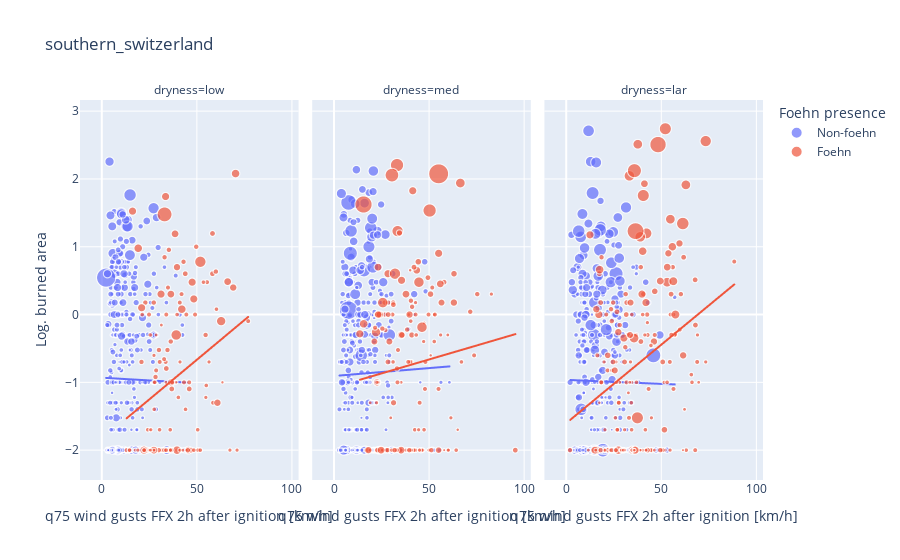
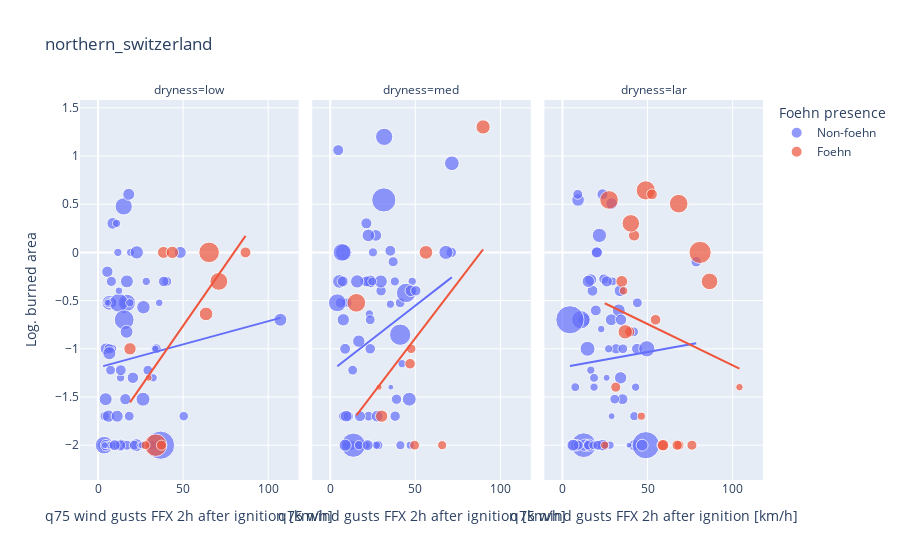

Here is the notebook cell these charts were saved with, in order:
### Code cell
# Loop over all regions
for region in ["southern_switzerland", "northern_switzerland"]:
    df_region = pd.DataFrame()
    for station in regions[region]:

        # Filter the indice dataframe for a station
        if station == "MAG": # If station is MAG, use fire indice data from OTL instead (since they are close and no fire indice data is avaliable for MAG)
            df_indices_st = df_indices.loc[df_indices["abbreviation"]=="OTL", :].set_index("date", verify_integrity=True)
        else:
            df_indices_st = df_indices.loc[df_indices["abbreviation"]==station, :].set_index("date", verify_integrity=True)

        # Select the indice of interest (here the actual FWI). Shift by one day to look at the ignition conditions the day before.
        df_indices_st["FWI_day_before"] = df_indices_st["FWI"].shift(periods=1, freq="D")

        # Filter fires for station of interest.
        df_fires_st = df_fires.loc[df_fires["abbreviation"]==station, :].set_index("date")

        # Join fire data and indice data
        df_st = df_fires_st.join(df_indices_st["FWI_day_before"], how="inner")

        # Define ignition conditions/dryness by FWI quantiles of previous day
        df_st["dryness"] = pd.qcut(df_st["FWI_day_before"], q=3, labels=["low", "med", "lar"])
        
        df_region = pd.concat([df_region, df_st], axis=0, ignore_index=True)
    
    # Set some aliases
    hours = 2
    FFX_q = "q75"
    foehn_variable = f"foehn_minutes_during_{hours}_hours_after_start_of_fire"
    FFX_variable = f"FFX_{FFX_q}_during_{hours}_hours_after_start_of_fire"
    
    # Remove any unknown values
    df_region = df_region.dropna(subset=[foehn_variable, FFX_variable, "FWI_day_before"]).reset_index(drop=True)
    
    # Bin the foehn duration values into non-foehn and foehn
    df_region[f"{foehn_variable}_bin"] = pd.cut(df_region[foehn_variable], bins=[-0.001, 0.001, hours*60], labels=["Non-foehn", "Foehn"])

    # Look at the logarithm of the burned area
    df_region["log_burned_area"] = np.log10(df_region["total [ha]"])
    df_region["sqrt_duration_min"] = np.sqrt(df_region["duration_min"])  # Take square root for visibility
    
    # Plot figure
    fig = px.scatter(
        data_frame=df_region, x=FFX_variable, y="log_burned_area", facet_col="dryness", color=f"{foehn_variable}_bin", title=region, size="sqrt_duration_min",
        category_orders= {"dryness": ["low", "med", "lar"], f"{foehn_variable}_bin": ["Non-foehn", "Foehn"]}, 
        labels={f"{foehn_variable}_bin": "Foehn presence", FFX_variable: f"{FFX_q} wind gusts FFX 2h after ignition [km/h]", "log_burned_area": "Log. burned area", "sqrt_duration_min" : "(Size) Root of fire duration"},  
        trendline="ols",
        height=500
    )
    fig.show()

### Figure 1 — Plotly figure (JSON) as saved in the notebook; plotly's stock layout.template omitted (floating-point values rounded to 4 significant figures; data arrays with more than 128 entries replaced by an {"elided": "..."} marker saying what was removed)
{"data": [{"hovertemplate": "Foehn presence=Non-foehn<br>dryness=low<br>q75 wind gusts FFX 2h after ignition [km/h]=%{x}<br>Log. burned area=%{y}<br>(Size) Root of fire duration=%{marker.size}<extra></extra>", "legendgroup": "Non-foehn", "marker": {"color": "#636efa", "size": {"elided": "440 float values"}, "sizemode": "area", "sizeref": 0.07476, "symbol": "circle"}, "mode": "markers", "name": "Non-foehn", "showlegend": true, "type": "scattergl", "x": {"elided": "440 float values"}, "xaxis": "x", "y": {"elided": "440 float values"}, "yaxis": "y"}, {"hovertemplate": "<b>OLS trendline</b><br>log_burned_area = -0.00160907 * FFX_q75_during_2_hours_after_start_of_fire + -0.931458<br>R<sup>2</sup>=0.000130<br><br>Foehn presence=Non-foehn<br>dryness=low<br>q75 wind gusts FFX 2h after ignition [km/h]=%{x}<br>Log. burned area=%{y} <b>(trend)</b><extra></extra>", "legendgroup": "Non-foehn", "marker": {"color": "#636efa", "symbol": "circle"}, "mode": "lines", "name": "Non-foehn", "showlegend": false, "type": "scattergl", "x": {"elided": "440 float values"}, "xaxis": "x", "y": {"elided": "440 float values"}, "yaxis": "y"}, {"hovertemplate": "Foehn presence=Non-foehn<br>dryness=med<br>q75 wind gusts FFX 2h after ignition [km/h]=%{x}<br>Log. burned area=%{y}<br>(Size) Root of fire duration=%{marker.size}<extra></extra>", "legendgroup": "Non-foehn", "marker": {"color": "#636efa", "size": {"elided": "428 float values"}, "sizemode": "area", "sizeref": 0.07476, "symbol": "circle"}, "mode": "markers", "name": "Non-foehn", "showlegend": false, "type": "scattergl", "x": {"elided": "428 float values"}, "xaxis": "x2", "y": {"elided": "428 float values"}, "yaxis": "y2"}, {"hovertemplate": "<b>OLS trendline</b><br>log_burned_area = 0.00232206 * FFX_q75_during_2_hours_after_start_of_fire + -0.906332<br>R<sup>2</sup>=0.000373<br><br>Foehn presence=Non-foehn<br>dryness=med<br>q75 wind gusts FFX 2h after ignition [km/h]=%{x}<br>Log. burned area=%{y} <b>(trend)</b><extra></extra>", "legendgroup": "Non-foehn", "marker": {"color": "#636efa", "symbol": "circle"}, "mode": "lines", "name": "Non-foehn", "showlegend": false, "type": "scattergl", "x": {"elided": "428 float values"}, "xaxis": "x2", "y": {"elided": "428 float values"}, "yaxis": "y2"}, {"hovertemplate": "Foehn presence=Non-foehn<br>dryness=lar<br>q75 wind gusts FFX 2h after ignition [km/h]=%{x}<br>Log. burned area=%{y}<br>(Size) Root of fire duration=%{marker.size}<extra></extra>", "legendgroup": "Non-foehn", "marker": {"color": "#636efa", "size": {"elided": "456 float values"}, "sizemode": "area", "sizeref": 0.07476, "symbol": "circle"}, "mode": "markers", "name": "Non-foehn", "showlegend": false, "type": "scattergl", "x": {"elided": "456 float values"}, "xaxis": "x3", "y": {"elided": "456 float values"}, "yaxis": "y3"}, {"hovertemplate": "<b>OLS trendline</b><br>log_burned_area = -0.00118396 * FFX_q75_during_2_hours_after_start_of_fire + -0.962883<br>R<sup>2</sup>=0.000108<br><br>Foehn presence=Non-foehn<br>dryness=lar<br>q75 wind gusts FFX 2h after ignition [km/h]=%{x}<br>Log. burned area=%{y} <b>(trend)</b><extra></extra>", "legendgroup": "Non-foehn", "marker": {"color": "#636efa", "symbol": "circle"}, "mode": "lines", "name": "Non-foehn", "showlegend": false, "type": "scattergl", "x": {"elided": "456 float values"}, "xaxis": "x3", "y": {"elided": "456 float values"}, "yaxis": "y3"}, {"hovertemplate": "Foehn presence=Foehn<br>dryness=low<br>q75 wind gusts FFX 2h after ignition [km/h]=%{x}<br>Log. burned area=%{y}<br>(Size) Root of fire duration=%{marker.size}<extra></extra>", "legendgroup": "Foehn", "marker": {"color": "#EF553B", "size": {"elided": "140 float values"}, "sizemode": "area", "sizeref": 0.07476, "symbol": "circle"}, "mode": "markers", "name": "Foehn", "showlegend": true, "type": "scattergl", "x": {"elided": "140 float values"}, "xaxis": "x", "y": {"elided": "140 float values"}, "yaxis": "y"}, {"hovertemplate": "<b>OLS trendline</b><br>log_burned_area = 0.0233873 * FFX_q75_during_2_hours_after_start_of_fire + -1.8364<br>R<sup>2</sup>=0.077849<br><br>Foehn presence=Foehn<br>dryness=low<br>q75 wind gusts FFX 2h after ignition [km/h]=%{x}<br>Log. burned area=%{y} <b>(trend)</b><extra></extra>", "legendgroup": "Foehn", "marker": {"color": "#EF553B", "symbol": "circle"}, "mode": "lines", "name": "Foehn", "showlegend": false, "type": "scattergl", "x": {"elided": "140 float values"}, "xaxis": "x", "y": {"elided": "140 float values"}, "yaxis": "y"}, {"hovertemplate": "Foehn presence=Foehn<br>dryness=med<br>q75 wind gusts FFX 2h after ignition [km/h]=%{x}<br>Log. burned area=%{y}<br>(Size) Root of fire duration=%{marker.size}<extra></extra>", "legendgroup": "Foehn", "marker": {"color": "#EF553B", "size": {"elided": "155 float values"}, "sizemode": "area", "sizeref": 0.07476, "symbol": "circle"}, "mode": "markers", "name": "Foehn", "showlegend": false, "type": "scattergl", "x": {"elided": "155 float values"}, "xaxis": "x2", "y": {"elided": "155 float values"}, "yaxis": "y2"}, {"hovertemplate": "<b>OLS trendline</b><br>log_burned_area = 0.00822922 * FFX_q75_during_2_hours_after_start_of_fire + -1.07499<br>R<sup>2</sup>=0.011103<br><br>Foehn presence=Foehn<br>dryness=med<br>q75 wind gusts FFX 2h after ignition [km/h]=%{x}<br>Log. burned area=%{y} <b>(trend)</b><extra></extra>", "legendgroup": "Foehn", "marker": {"color": "#EF553B", "symbol": "circle"}, "mode": "lines", "name": "Foehn", "showlegend": false, "type": "scattergl", "x": {"elided": "155 float values"}, "xaxis": "x2", "y": {"elided": "155 float values"}, "yaxis": "y2"}, {"hovertemplate": "Foehn presence=Foehn<br>dryness=lar<br>q75 wind gusts FFX 2h after ignition [km/h]=%{x}<br>Log. burned area=%{y}<br>(Size) Root of fire duration=%{marker.size}<extra></extra>", "legendgroup": "Foehn", "marker": {"color": "#EF553B", "size": {"elided": "179 float values"}, "sizemode": "area", "sizeref": 0.07476, "symbol": "circle"}, "mode": "markers", "name": "Foehn", "showlegend": false, "type": "scattergl", "x": {"elided": "179 float values"}, "xaxis": "x3", "y": {"elided": "179 float values"}, "yaxis": "y3"}, {"hovertemplate": "<b>OLS trendline</b><br>log_burned_area = 0.0231422 * FFX_q75_during_2_hours_after_start_of_fire + -1.60732<br>R<sup>2</sup>=0.086745<br><br>Foehn presence=Foehn<br>dryness=lar<br>q75 wind gusts FFX 2h after ignition [km/h]=%{x}<br>Log. burned area=%{y} <b>(trend)</b><extra></extra>", "legendgroup": "Foehn", "marker": {"color": "#EF553B", "symbol": "circle"}, "mode": "lines", "name": "Foehn", "showlegend": false, "type": "scattergl", "x": {"elided": "179 float values"}, "xaxis": "x3", "y": {"elided": "179 float values"}, "yaxis": "y3"}], "layout": {"annotations": [{"font": {}, "showarrow": false, "text": "dryness=low", "x": 0.16, "xanchor": "center", "xref": "paper", "y": 1, "yanchor": "bottom", "yref": "paper"}, {"font": {}, "showarrow": false, "text": "dryness=med", "x": 0.5, "xanchor": "center", "xref": "paper", "y": 1, "yanchor": "bottom", "yref": "paper"}, {"font": {}, "showarrow": false, "text": "dryness=lar", "x": 0.84, "xanchor": "center", "xref": "paper", "y": 1, "yanchor": "bottom", "yref": "paper"}], "autosize": true, "legend": {"itemsizing": "constant", "title": {"text": "Foehn presence"}, "tracegroupgap": 0}, "title": {"text": "southern_switzerland"}, "xaxis": {"anchor": "y", "autorange": true, "domain": [0, 0.32], "range": [-6.601, 102.0], "title": {"text": "q75 wind gusts FFX 2h after ignition [km/h]"}, "type": "linear"}, "xaxis2": {"anchor": "y2", "autorange": true, "domain": [0.34, 0.66], "matches": "x", "range": [-6.601, 102.0], "title": {"text": "q75 wind gusts FFX 2h after ignition [km/h]"}, "type": "linear"}, "xaxis3": {"anchor": "y3", "autorange": true, "domain": [0.68, 1.0], "matches": "x", "range": [-6.601, 102.0], "title": {"text": "q75 wind gusts FFX 2h after ignition [km/h]"}, "type": "linear"}, "yaxis": {"anchor": "x", "autorange": true, "domain": [0, 1], "range": [-2.476, 3.197], "title": {"text": "Log. burned area"}, "type": "linear"}, "yaxis2": {"anchor": "x2", "autorange": true, "domain": [0, 1], "matches": "y", "range": [-2.476, 3.197], "showticklabels": false, "type": "linear"}, "yaxis3": {"anchor": "x3", "autorange": true, "domain": [0, 1], "matches": "y", "range": [-2.476, 3.197], "showticklabels": false, "type": "linear"}}}

### Figure 2 — Plotly figure (JSON) as saved in the notebook; plotly's stock layout.template omitted (floating-point values rounded to 4 significant figures)
{"data": [{"hovertemplate": "Foehn presence=Non-foehn<br>dryness=low<br>q75 wind gusts FFX 2h after ignition [km/h]=%{x}<br>Log. burned area=%{y}<br>(Size) Root of fire duration=%{marker.size}<extra></extra>", "legendgroup": "Non-foehn", "marker": {"color": "#636efa", "size": [1.414, 1.871, 1.42, 2.652, 1.323, 1.803, 1.278, 1, 4.586, 2.004, 4.361, 1.016, 2.004, 1.008, 1.875, 1.258, 1, 0.7638, 1.571, 3.162, 1.414, 1.42, 1.586, 1.941, 0.7071, 1.426, 4.361, 5.101, 2.008, 2.449, 0.866, 0.8756, 1.008, 0.7186, 5.788, 2.453, 1.008, 1.414, 2.236, 2.858, 1.633, 2.121, 1.472, 1.414, 1.414, 1.936, 0.866, 1, 11.75, 2.598, 1.5, 2.466, 1.323, 0.8165, 1, 2.449, 2.517, 1.225, 1.118, 2.236, 1.565, 2.121, 0.7071, 0.9129, 2.446, 0.7071, 1.5, 2.121, 1.78, 0.8165, 1.732, 1.414], "sizemode": "area", "sizeref": 0.02937, "symbol": "circle"}, "mode": "markers", "name": "Non-foehn", "orientation": "v", "showlegend": true, "type": "scatter", "x": [25.48, 5.5, 29.27, 26.7, 4, 3.075, 31.98, 26.3, 3.6, 4.7, 15.1, 28.38, 14.28, 13.25, 16.07, 8.3, 19.18, 14.5, 6.575, 6.675, 15.25, 7.6, 8.075, 4.7, 15.18, 6.1, 16.95, 12.2, 8.7, 16.98, 12.3, 5.575, 18.7, 5.8, 15.38, 22.5, 11.68, 40.4, 13.18, 26.45, 38.6, 18.05, 17, 18.35, 21.3, 20.5, 35.98, 32.4, 36.73, 22.77, 34.2, 4.5, 50.38, 33.73, 10.9, 107.2, 6.675, 11.25, 8.3, 6.2, 13.25, 11.28, 24.85, 6.8, 16.78, 4.05, 7.85, 48.33, 9.8, 25.9, 13.4, 7.375], "xaxis": "x", "y": [-2, -0.2007, -1.222, -0.5686, -1.699, -2, -2, -2, -2, -1, 0.4771, -0.301, -2, -1.301, -1.523, -1, 0, -2, -1, -0.5229, -0.5229, -0.5229, -0.5229, -2, -0.6021, -0.5229, -0.5229, -0.5229, 0.301, -0.301, -0.3979, -2, -0.5229, -0.5229, -0.699, -2, 0, -0.301, -2, -1.523, -0.301, 0.6021, -2, -1.699, -2, -1.301, -0.5229, -1.301, -2, 0, -1, -1.523, -1.699, -1, 0.301, -0.699, -1.046, -2, -2, -1.699, -2, -1.699, -2, -2, -0.8239, -2, -0.301, 0, -2, -2, -1.222, -1.222], "yaxis": "y"}, {"hovertemplate": "<b>OLS trendline</b><br>log_burned_area = 0.00480826 * FFX_q75_during_2_hours_after_start_of_fire + -1.19481<br>R<sup>2</sup>=0.009021<br><br>Foehn presence=Non-foehn<br>dryness=low<br>q75 wind gusts FFX 2h after ignition [km/h]=%{x}<br>Log. burned area=%{y} <b>(trend)</b><extra></extra>", "legendgroup": "Non-foehn", "marker": {"color": "#636efa", "symbol": "circle"}, "mode": "lines", "name": "Non-foehn", "showlegend": false, "type": "scatter", "x": [3.075, 3.6, 4, 4.05, 4.5, 4.7, 4.7, 5.5, 5.575, 5.8, 6.1, 6.2, 6.575, 6.675, 6.675, 6.8, 7.375, 7.6, 7.85, 8.075, 8.3, 8.3, 8.7, 9.8, 10.9, 11.25, 11.28, 11.68, 12.2, 12.3, 13.18, 13.25, 13.25, 13.4, 14.28, 14.5, 15.1, 15.18, 15.25, 15.38, 16.07, 16.78, 16.95, 16.98, 17, 18.05, 18.35, 18.7, 19.18, 20.5, 21.3, 22.5, 22.77, 24.85, 25.48, 25.9, 26.3, 26.45, 26.7, 28.38, 29.27, 31.98, 32.4, 33.73, 34.2, 35.98, 36.73, 38.6, 40.4, 48.33, 50.38, 107.2], "xaxis": "x", "y": [-1.18, -1.178, -1.176, -1.175, -1.173, -1.172, -1.172, -1.168, -1.168, -1.167, -1.165, -1.165, -1.163, -1.163, -1.163, -1.162, -1.159, -1.158, -1.157, -1.156, -1.155, -1.155, -1.153, -1.148, -1.142, -1.141, -1.141, -1.139, -1.136, -1.136, -1.131, -1.131, -1.131, -1.13, -1.126, -1.125, -1.122, -1.122, -1.121, -1.121, -1.118, -1.114, -1.113, -1.113, -1.113, -1.108, -1.107, -1.105, -1.103, -1.096, -1.092, -1.087, -1.085, -1.075, -1.072, -1.07, -1.068, -1.068, -1.066, -1.058, -1.054, -1.041, -1.039, -1.033, -1.03, -1.022, -1.018, -1.009, -1.001, -0.9625, -0.9526, -0.6795], "yaxis": "y"}, {"hovertemplate": "Foehn presence=Non-foehn<br>dryness=med<br>q75 wind gusts FFX 2h after ignition [km/h]=%{x}<br>Log. burned area=%{y}<br>(Size) Root of fire duration=%{marker.size}<extra></extra>", "legendgroup": "Non-foehn", "marker": {"color": "#636efa", "size": [1.231, 1.633, 1.633, 2.915, 3.165, 1.42, 2.24, 1.225, 1.041, 1.414, 1.426, 2.739, 1.78, 1, 1, 1.414, 1, 2.831, 1.746, 1.581, 1.414, 1.522, 1, 1.008, 8.603, 1.426, 4.002, 2.004, 1.016, 1.008, 1.737, 1.231, 2.55, 1.581, 2.24, 2.236, 1.231, 4.384, 1.586, 1.737, 1.732, 1.5, 2.598, 2.5, 1.155, 5.583, 0.5, 1.225, 1.78, 2, 1.008, 1.581, 1.581, 6.671, 1, 0.9574, 1.581, 1, 1, 1.78, 8.66, 1.258, 1.732, 2.179, 1.784, 2.338, 1.78, 4.61, 4.708, 1.996, 1.581, 2.037], "sizemode": "area", "sizeref": 0.02937, "symbol": "circle"}, "mode": "markers", "name": "Non-foehn", "orientation": "v", "showlegend": false, "type": "scatter", "x": [25.1, 71.08, 23.5, 67.97, 71.47, 22.52, 16.78, 28.27, 48.17, 41.1, 20.25, 5.4, 21.25, 20.4, 10.5, 13.18, 8.575, 46.45, 17, 12.43, 7.775, 9.8, 27.1, 23, 31.48, 23.5, 7.9, 26.8, 18.8, 9.05, 7.3, 9.8, 23.4, 5.975, 23.8, 7.675, 41.23, 31.7, 29.88, 21.48, 35.3, 36.98, 15.85, 29.73, 24.68, 44.6, 35.6, 37.98, 17.48, 47.38, 42.2, 38.98, 10.6, 41.1, 18.1, 46.98, 38.15, 21.35, 35.38, 17.57, 13.57, 16.9, 8.75, 8.75, 22, 22.4, 4.7, 6.9, 4.175, 9.375, 50.3, 27.55], "xaxis": "x2", "y": [0, 0, -1, 0, 0.9243, -1.699, -0.9208, -2, -0.301, -0.5229, -0.301, -0.301, 0.301, -2, -2, -1.222, -2, -1.523, -2, -2, -1.699, -0.5229, -2, -0.6383, 0.5441, -0.699, 0, 0.1761, -2, -0.5229, -0.301, -2, -0.301, -0.5229, -0.301, -0.699, -2, 1.199, -0.3979, -0.301, 0.01703, -0.09691, -0.301, -0.301, -0.301, -0.4202, -1.398, -0.301, -1.699, -0.3979, -1.155, -1.523, -1.699, -0.8539, -2, -2, -1.699, -2, -0.5376, -2, -2, -2, -1, -2, -2, 0.1761, 1.061, 0, -0.5229, -1.699, -0.3979, -1.699], "yaxis": "y2"}, {"hovertemplate": "<b>OLS trendline</b><br>log_burned_area = 0.0137105 * FFX_q75_during_2_hours_after_start_of_fire + -1.23776<br>R<sup>2</sup>=0.059048<br><br>Foehn presence=Non-foehn<br>dryness=med<br>q75 wind gusts FFX 2h after ignition [km/h]=%{x}<br>Log. burned area=%{y} <b>(trend)</b><extra></extra>", "legendgroup": "Non-foehn", "marker": {"color": "#636efa", "symbol": "circle"}, "mode": "lines", "name": "Non-foehn", "showlegend": false, "type": "scatter", "x": [4.175, 4.7, 5.4, 5.975, 6.9, 7.3, 7.675, 7.775, 7.9, 8.575, 8.75, 8.75, 9.05, 9.375, 9.8, 9.8, 10.5, 10.6, 12.43, 13.18, 13.57, 15.85, 16.78, 16.9, 17, 17.48, 17.57, 18.1, 18.8, 20.25, 20.4, 21.25, 21.35, 21.48, 22, 22.4, 22.52, 23, 23.4, 23.5, 23.5, 23.8, 24.68, 25.1, 26.8, 27.1, 27.55, 28.27, 29.73, 29.88, 31.48, 31.7, 35.3, 35.38, 35.6, 36.98, 37.98, 38.15, 38.98, 41.1, 41.1, 41.23, 42.2, 44.6, 46.45, 46.98, 47.38, 48.17, 50.3, 67.97, 71.08, 71.47], "xaxis": "x2", "y": [-1.181, -1.173, -1.164, -1.156, -1.143, -1.138, -1.133, -1.131, -1.129, -1.12, -1.118, -1.118, -1.114, -1.109, -1.103, -1.103, -1.094, -1.092, -1.067, -1.057, -1.052, -1.02, -1.008, -1.006, -1.005, -0.9982, -0.9968, -0.9896, -0.98, -0.9601, -0.9581, -0.9464, -0.945, -0.9433, -0.9361, -0.9306, -0.9289, -0.9224, -0.9169, -0.9156, -0.9156, -0.9114, -0.8995, -0.8936, -0.8703, -0.8662, -0.86, -0.8501, -0.8302, -0.8282, -0.8062, -0.8031, -0.7538, -0.7527, -0.7497, -0.7308, -0.7171, -0.7147, -0.7034, -0.6743, -0.6743, -0.6725, -0.6592, -0.6263, -0.6009, -0.5937, -0.5882, -0.5773, -0.5481, -0.3058, -0.2633, -0.2578], "yaxis": "y2"}, {"hovertemplate": "Foehn presence=Non-foehn<br>dryness=lar<br>q75 wind gusts FFX 2h after ignition [km/h]=%{x}<br>Log. burned area=%{y}<br>(Size) Root of fire duration=%{marker.size}<extra></extra>", "legendgroup": "Non-foehn", "marker": {"color": "#636efa", "size": [1.586, 1.871, 1.008, 1.414, 1.581, 0.7188, 1.155, 1.225, 1.871, 1.732, 1, 9.002, 1.742, 1, 1, 1.732, 2.306, 1.176, 0.7071, 0.5164, 0.8466, 1.147, 1.732, 2.236, 1.803, 1.414, 1.732, 1.5, 2.349, 1, 1.581, 1.779, 3.279, 0.8756, 10.93, 1, 2.004, 2.004, 1.826, 1.42, 3, 1.732, 2.449, 1.384, 2.07, 2.236, 1.155, 2, 0.7071, 3.873, 1.915, 2.179, 1.291, 4.95, 1.954, 1.483, 2.078, 2.121, 1.08, 1.443, 11.7, 1.384, 2.125, 2.236], "sizemode": "area", "sizeref": 0.02937, "symbol": "circle"}, "mode": "markers", "name": "Non-foehn", "orientation": "v", "showlegend": false, "type": "scatter", "x": [20.2, 20.2, 43, 41.8, 78.58, 25.95, 7.55, 42.2, 42.2, 35.3, 16.68, 12.47, 22.15, 18.57, 18.57, 19.6, 13.07, 18.57, 10.28, 39.1, 22.77, 29.38, 14.05, 13.07, 23.55, 44, 17.65, 24.27, 9.175, 27.98, 31.48, 6.55, 14.75, 24.57, 48.98, 27.18, 28.9, 33.8, 26.05, 9, 21.7, 43.77, 33.1, 35.47, 28.68, 34.17, 11.45, 23.8, 28.9, 49.58, 34.4, 15.78, 15.18, 10.8, 8.1, 9.25, 46.83, 6.2, 18, 20.77, 4.4, 30.7, 16.6, 15.2], "xaxis": "x3", "y": [0, 0, -1.398, -0.8239, -0.09691, -1.301, -1.398, -1.699, -2, -1.523, -1.222, -2, -2, -2, -1.398, -0.6021, -0.699, -1.301, -2, -2, -0.7959, -0.301, -2, -2, 0.6021, -0.5229, -0.3979, -0.2757, 0.5441, -2, -1, -2, -1, -2, -2, -1, 0.5051, -0.3979, -0.301, 0.6021, 0.1761, -1, -0.6021, -1, -0.699, -1.301, -0.699, -2, -1.699, -1, -0.699, -2, -2, -0.699, -2, -2, -2, -2, -2, -2, -0.699, -1.523, -0.284, -0.301], "yaxis": "y3"}, {"hovertemplate": "<b>OLS trendline</b><br>log_burned_area = 0.00318229 * FFX_q75_during_2_hours_after_start_of_fire + -1.19182<br>R<sup>2</sup>=0.002927<br><br>Foehn presence=Non-foehn<br>dryness=lar<br>q75 wind gusts FFX 2h after ignition [km/h]=%{x}<br>Log. burned area=%{y} <b>(trend)</b><extra></extra>", "legendgroup": "Non-foehn", "marker": {"color": "#636efa", "symbol": "circle"}, "mode": "lines", "name": "Non-foehn", "showlegend": false, "type": "scatter", "x": [4.4, 6.2, 6.55, 7.55, 8.1, 9, 9.175, 9.25, 10.28, 10.8, 11.45, 12.47, 13.07, 13.07, 14.05, 14.75, 15.18, 15.2, 15.78, 16.6, 16.68, 17.65, 18, 18.57, 18.57, 18.57, 19.6, 20.2, 20.2, 20.77, 21.7, 22.15, 22.77, 23.55, 23.8, 24.27, 24.57, 25.95, 26.05, 27.18, 27.98, 28.68, 28.9, 28.9, 29.38, 30.7, 31.48, 33.1, 33.8, 34.17, 34.4, 35.3, 35.47, 39.1, 41.8, 42.2, 42.2, 43, 43.77, 44, 46.83, 48.98, 49.58, 78.58], "xaxis": "x3", "y": [-1.178, -1.172, -1.171, -1.168, -1.166, -1.163, -1.163, -1.162, -1.159, -1.157, -1.155, -1.152, -1.15, -1.15, -1.147, -1.145, -1.144, -1.143, -1.142, -1.139, -1.139, -1.136, -1.135, -1.133, -1.133, -1.133, -1.129, -1.128, -1.128, -1.126, -1.123, -1.121, -1.119, -1.117, -1.116, -1.115, -1.114, -1.109, -1.109, -1.105, -1.103, -1.101, -1.1, -1.1, -1.098, -1.094, -1.092, -1.086, -1.084, -1.083, -1.082, -1.079, -1.079, -1.067, -1.059, -1.058, -1.058, -1.055, -1.053, -1.052, -1.043, -1.036, -1.034, -0.9418], "yaxis": "y3"}, {"hovertemplate": "Foehn presence=Foehn<br>dryness=low<br>q75 wind gusts FFX 2h after ignition [km/h]=%{x}<br>Log. burned area=%{y}<br>(Size) Root of fire duration=%{marker.size}<extra></extra>", "legendgroup": "Foehn", "marker": {"color": "#EF553B", "size": [6.248, 2.24, 7.418, 1.183, 1.737, 2.121, 0.7071, 2.739, 4.683, 2.24, 1.506], "sizemode": "area", "sizeref": 0.02937, "symbol": "circle"}, "mode": "markers", "name": "Foehn", "orientation": "v", "showlegend": true, "type": "scatter", "x": [65.28, 18.8, 33.92, 27.93, 86.68, 38.45, 29.73, 63.48, 71, 43.67, 37.27], "xaxis": "x", "y": [0, -1, -2, -2, 0, 0, -1.301, -0.6383, -0.301, 0, -2], "yaxis": "y"}, {"hovertemplate": "<b>OLS trendline</b><br>log_burned_area = 0.0254266 * FFX_q75_during_2_hours_after_start_of_fire + -2.03323<br>R<sup>2</sup>=0.397093<br><br>Foehn presence=Foehn<br>dryness=low<br>q75 wind gusts FFX 2h after ignition [km/h]=%{x}<br>Log. burned area=%{y} <b>(trend)</b><extra></extra>", "legendgroup": "Foehn", "marker": {"color": "#EF553B", "symbol": "circle"}, "mode": "lines", "name": "Foehn", "showlegend": false, "type": "scatter", "x": [18.8, 27.93, 29.73, 33.92, 37.27, 38.45, 43.67, 63.48, 65.28, 71, 86.68], "xaxis": "x", "y": [-1.555, -1.323, -1.277, -1.171, -1.085, -1.056, -0.9227, -0.4193, -0.3735, -0.2279, 0.1706], "yaxis": "y"}, {"hovertemplate": "Foehn presence=Foehn<br>dryness=med<br>q75 wind gusts FFX 2h after ignition [km/h]=%{x}<br>Log. burned area=%{y}<br>(Size) Root of fire duration=%{marker.size}<extra></extra>", "legendgroup": "Foehn", "marker": {"color": "#EF553B", "size": [5.099, 1.335, 1.414, 2.24, 0.5774, 1.225, 2.986, 2.775, 1.648], "sizemode": "area", "sizeref": 0.02937, "symbol": "circle"}, "mode": "markers", "name": "Foehn", "orientation": "v", "showlegend": false, "type": "scatter", "x": [15.38, 47.55, 49.58, 30.2, 28.68, 65.78, 89.83, 56.25, 46.9], "xaxis": "x2", "y": [-0.5229, -1, -2, -1.699, -1.398, -2, 1.301, 0, -1.155], "yaxis": "y2"}, {"hovertemplate": "<b>OLS trendline</b><br>log_burned_area = 0.0231236 * FFX_q75_during_2_hours_after_start_of_fire + -2.04664<br>R<sup>2</sup>=0.227101<br><br>Foehn presence=Foehn<br>dryness=med<br>q75 wind gusts FFX 2h after ignition [km/h]=%{x}<br>Log. burned area=%{y} <b>(trend)</b><extra></extra>", "legendgroup": "Foehn", "marker": {"color": "#EF553B", "symbol": "circle"}, "mode": "lines", "name": "Foehn", "showlegend": false, "type": "scatter", "x": [15.38, 28.68, 30.2, 46.9, 47.55, 49.58, 56.25, 65.78, 89.83], "xaxis": "x2", "y": [-1.691, -1.384, -1.348, -0.9621, -0.9471, -0.9003, -0.7459, -0.5257, 0.03045], "yaxis": "y2"}, {"hovertemplate": "Foehn presence=Foehn<br>dryness=lar<br>q75 wind gusts FFX 2h after ignition [km/h]=%{x}<br>Log. burned area=%{y}<br>(Size) Root of fire duration=%{marker.size}<extra></extra>", "legendgroup": "Foehn", "marker": {"color": "#EF553B", "size": [5.099, 1.875, 7.224, 4.054, 1.581, 1.658, 5.099, 1.871, 2.062, 1.489, 4.531, 1.5, 1.08, 0.9574, 3.041, 1.414, 1, 1.906, 0.8367, 5.391, 1.698, 1.528], "sizemode": "area", "sizeref": 0.02937, "symbol": "circle"}, "mode": "markers", "name": "Foehn", "orientation": "v", "showlegend": false, "type": "scatter", "x": [68.3, 58.78, 80.88, 86.42, 39.48, 54.7, 27.4, 42.1, 34.85, 76.08, 40.17, 31.33, 35.9, 46.38, 36.88, 68.5, 24.85, 59.15, 104, 48.95, 52.6, 67.4], "xaxis": "x3", "y": [0.5051, -2, 0, -0.301, -0.8239, -0.699, 0.5441, 0.1761, -0.301, -2, 0.301, -1.398, -0.3979, -1.699, -0.8239, -2, -2, -2, -1.398, 0.6435, 0.6021, -2], "yaxis": "y3"}, {"hovertemplate": "<b>OLS trendline</b><br>log_burned_area = -0.00855795 * FFX_q75_during_2_hours_after_start_of_fire + -0.314908<br>R<sup>2</sup>=0.031434<br><br>Foehn presence=Foehn<br>dryness=lar<br>q75 wind gusts FFX 2h after ignition [km/h]=%{x}<br>Log. burned area=%{y} <b>(trend)</b><extra></extra>", "legendgroup": "Foehn", "marker": {"color": "#EF553B", "symbol": "circle"}, "mode": "lines", "name": "Foehn", "showlegend": false, "type": "scatter", "x": [24.85, 27.4, 31.33, 34.85, 35.9, 36.88, 39.48, 40.17, 42.1, 46.38, 48.95, 52.6, 54.7, 58.78, 59.15, 67.4, 68.3, 68.5, 76.08, 80.88, 86.42, 104], "xaxis": "x3", "y": [-0.5276, -0.5494, -0.583, -0.6132, -0.6221, -0.6305, -0.6527, -0.6587, -0.6752, -0.7118, -0.7338, -0.7651, -0.783, -0.8179, -0.8211, -0.8917, -0.8994, -0.9011, -0.966, -1.007, -1.055, -1.205], "yaxis": "y3"}], "layout": {"annotations": [{"font": {}, "showarrow": false, "text": "dryness=low", "x": 0.16, "xanchor": "center", "xref": "paper", "y": 1, "yanchor": "bottom", "yref": "paper"}, {"font": {}, "showarrow": false, "text": "dryness=med", "x": 0.5, "xanchor": "center", "xref": "paper", "y": 1, "yanchor": "bottom", "yref": "paper"}, {"font": {}, "showarrow": false, "text": "dryness=lar", "x": 0.84, "xanchor": "center", "xref": "paper", "y": 1, "yanchor": "bottom", "yref": "paper"}], "autosize": true, "legend": {"itemsizing": "constant", "title": {"text": "Foehn presence"}, "tracegroupgap": 0}, "title": {"text": "northern_switzerland"}, "xaxis": {"anchor": "y", "autorange": true, "domain": [0, 0.32], "range": [-5.612, 115.0], "title": {"text": "q75 wind gusts FFX 2h after ignition [km/h]"}, "type": "linear"}, "xaxis2": {"anchor": "y2", "autorange": true, "domain": [0.34, 0.66], "matches": "x", "range": [-5.612, 115.0], "title": {"text": "q75 wind gusts FFX 2h after ignition [km/h]"}, "type": "linear"}, "xaxis3": {"anchor": "y3", "autorange": true, "domain": [0.68, 1.0], "matches": "x", "range": [-5.612, 115.0], "title": {"text": "q75 wind gusts FFX 2h after ignition [km/h]"}, "type": "linear"}, "yaxis": {"anchor": "x", "autorange": true, "domain": [0, 1], "range": [-2.397, 1.601], "title": {"text": "Log. burned area"}, "type": "linear"}, "yaxis2": {"anchor": "x2", "autorange": true, "domain": [0, 1], "matches": "y", "range": [-2.397, 1.601], "showticklabels": false, "type": "linear"}, "yaxis3": {"anchor": "x3", "autorange": true, "domain": [0, 1], "matches": "y", "range": [-2.397, 1.601], "showticklabels": false, "type": "linear"}}}
